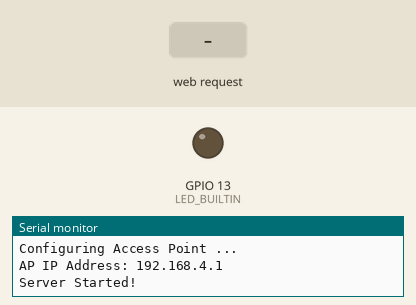
A sketch run on a simulated ESP32. Shown: output pins drawn as LEDs (lit = HIGH), the last lines printed to the serial monitor. Inputs (shaded band) come from the test bench.

Above: at 1.2 s.
1.3 s: HTTP request GET /H received
At 1.6 s:
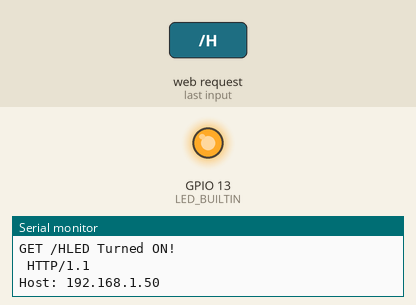
2.8 s: HTTP request GET /L received
At 3.9 s:
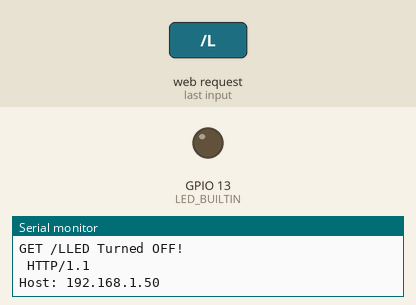
Timing chart, 0 to 5.8 s (numbered marks = the images above; inputs shaded):
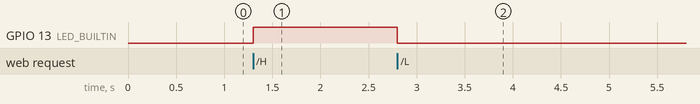

The sketch:

sketch_wifiapled.ino
```cpp
#include "C:\Users\wahyu\Documents\ArduinoData\packages\esp32\hardware\esp32\1.0.6\libraries\WiFi\src\WiFi.h"
#include <WiFiClient.h>
#include <WiFiAP.h>

#define LED_BUILTIN 13

const char *ssid = "ESP32 LED Control";

WiFiServer server(80);

void setup() {
  // put your setup code here, to run once:
  pinMode(LED_BUILTIN, OUTPUT);

  Serial.begin(115200);
  Serial.println();
  Serial.println("Configuring Access Point ...");

  WiFi.softAP(ssid);
  IPAddress ipAddress = WiFi.softAPIP();
  Serial.print("AP IP Address: ");
  Serial.println(ipAddress);
  server.begin();

  Serial.println("Server Started!");
}

void loop() {
  // put your main code here, to run repeatedly
  WiFiClient client = server.available();

  if (client) {
    Serial.println("New Client Connected");
    String currentLine = "";
    while (client.connected()) {
      if (client.available()) {
        char c = client.read();
        Serial.write(c);
        if (c == '\n') {
          if (currentLine.length() == 0) {
            client.println("HTTP/1.1 200 OK");
            client.println("Content-type:text/html");
            client.println();

            client.print("Click <a href=\"/H\">here</a> to turn ON the LED.<br>");
            client.print("Click <a href=\"/L\">here</a> to turn OFF the LED. <br>");

            client.println();

            break;
          } else {
            currentLine = "";
          }
        } else if ( c != '\r') {
          currentLine += c;
        }

        if (currentLine.endsWith("GET /H")) {
          digitalWrite(LED_BUILTIN, HIGH);
          Serial.println("LED Turned ON!");
        } else if (currentLine.endsWith("GET /L")) {
          digitalWrite(LED_BUILTIN, LOW);
          Serial.println("LED Turned OFF!");
        }
      }
    }
  }
}
```

Measured:
- after the input at 1.3 s, GPIO 13 (LED_BUILTIN): LOW → HIGH at once
- after the input at 2.8 s, GPIO 13 (LED_BUILTIN): HIGH → LOW at once
